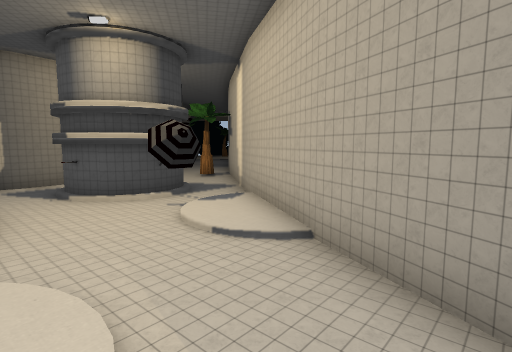
view 1 (above)

16 first-person views from a walk through a Unity game level. The camera is 1.3 m above the floor, tilts 6° down and sees 80° across. The floor is counted in squares, 1 m on a side. Each view is taken from the middle of a square. On the plan, view 1 faces up. The plan holds only what a view shows up to about 14 squares ahead; the rest is blank. The place goes on beyond the plan. The player is left out. Some animated figures are not drawn. Some surface patterns are stand-ins.

view 2
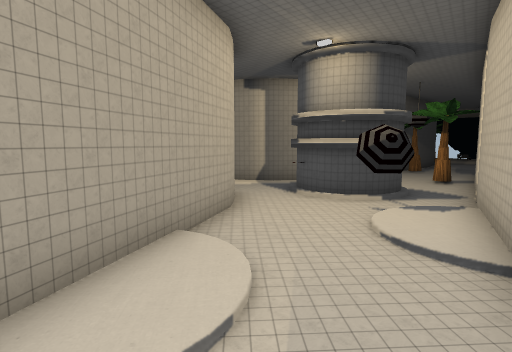

view 3
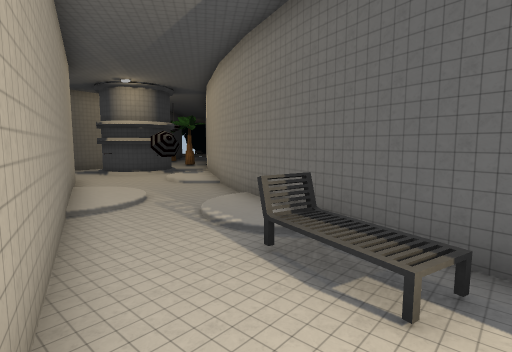

view 4
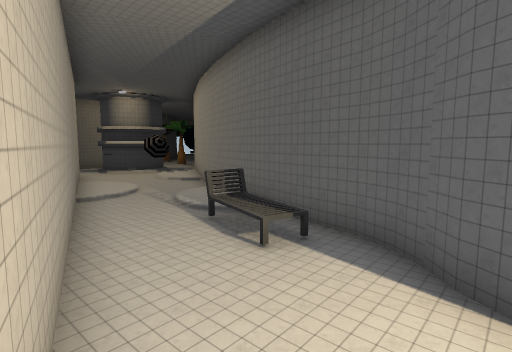

view 5
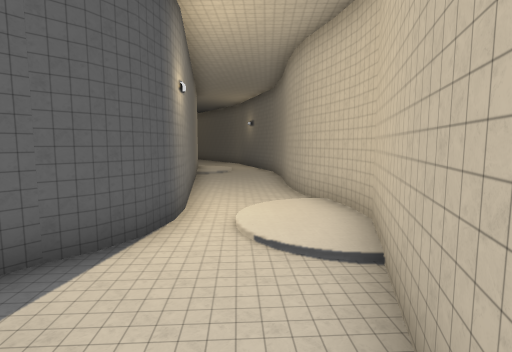

view 6
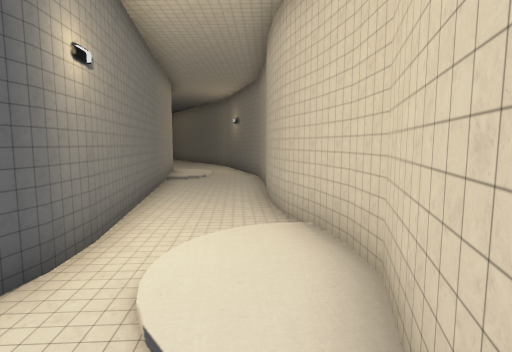

view 7
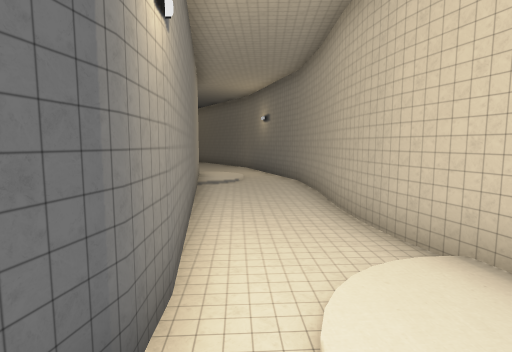

view 8
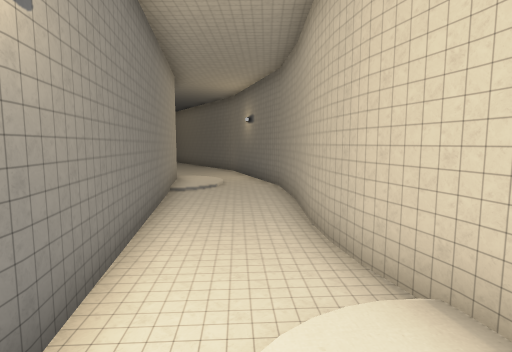

view 9
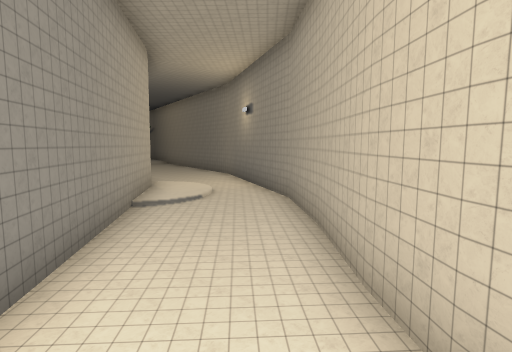

view 10
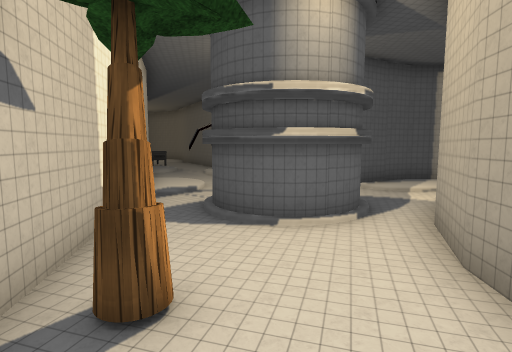

view 11
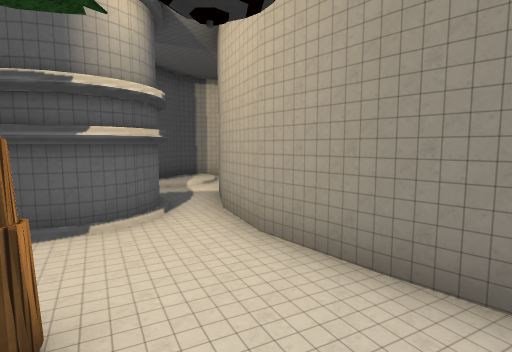

view 12
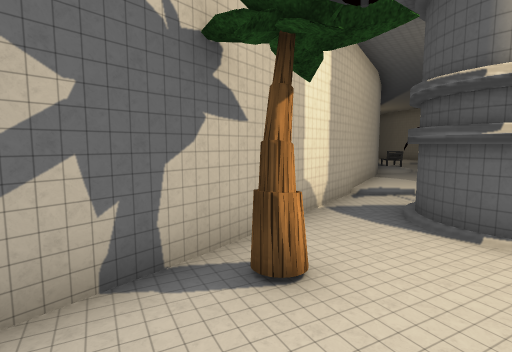

view 13
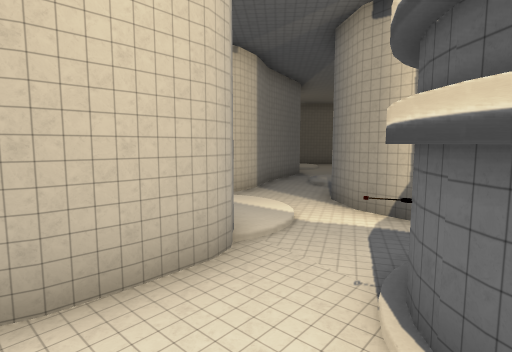

view 14
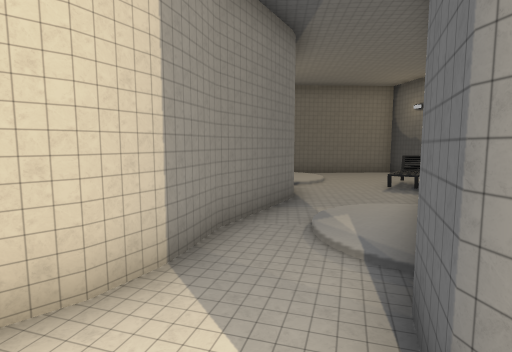

view 15
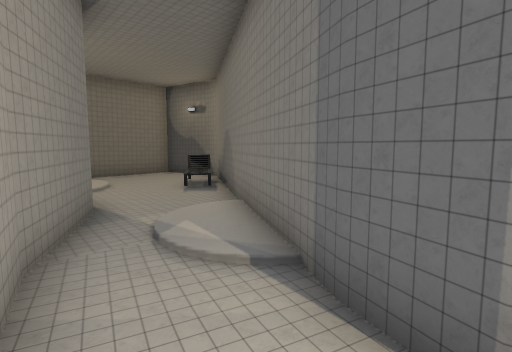

view 16
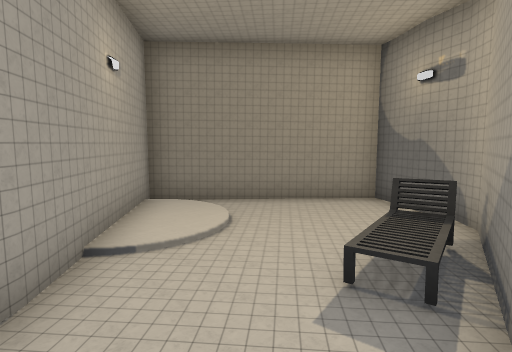

### Floor plan
Points are (right, up) in squares from view 1. A wall is a line through its corners. A room is listed if a view was taken in it or the views show most of it. See-through windows are left out.
Room 1 (views 1, 2, 3, 4, 5, 6, 7, 8, 9, 13, 14, 15)
walls: (2.6, -0.8) (0.8, 4.1) (-0.2, 7.9); (3.9, -2.6) (2.8, -0.6); (4.6, -3.5) (3.9, -2.5); (4.9, -4.1) (4.5, -3.3); (4.9, -4.7) (4.8, -4); (4.9, -5.2) (4.9, -4.6); (5.5, -6.5) (5.1, -5.9) (4.9, -5.1); (2.9, -8.7) (3.6, -9.4); (3.6, -9.3) (5.6, -10.3) (6.4, -10.9); (6.2, -10.8) (8.9, -13.1); (-0.5, 7.8) (-0.8, 10.5); (-2.5, 7.2) (-3, 6.9); (-2.5, 7.5) (-2.8, 7.2); (-0.3, 8.4) (-0.7, 10.6); (-6, 5.8) (-5.2, 5.4) (-4.2, 4.4) (3.1, -8.7); (-2.4, 9.5) (-2.2, 9); (8.7, -13.1) (10.7, -14.8); (-9.9, 5.1) (-9.1, 4.7) (-8.2, 4.6) (-7.2, 5.1) (-6.2, 5.7) (-5.7, 5.7); (-5.9, 10.2) (-6.8, 8.8) (-8, 8) (-9.1, 7.8) (-10.3, 8.2); (-10.5, 5.7) (-10, 5.1); (10.6, -14.8) (14, -16.4); (-11.3, 5.9) (-10.4, 5.4); (14.2, -13) (6.3, -7.3)
low walls: (-2.3, 7.8) (-2.6, 7.4)
ways out: opening at (-1, 10) to room 2; opening at (-10, 7) to room 3
objects: other object (-4, 7); other object (-2, 7); other object (2, -2); other object (6, -7)
Room 2 (views 10, 11, 12)
walls: (-5.2, 12) (-5.9, 10.1); (-4.9, 14.9) (-5.1, 11.9); (-3.1, 10.2) (-2.6, 9.9); (-2.9, 10.2) (-2.3, 9.6) (-2, 9.1); (-3.4, 10.2) (-2.6, 10); (-3.7, 10.2) (-2.7, 10.2) (-2.2, 9.4); (-3.4, 10.1) (-2.7, 9.9) (-2.3, 9.3); (-3.7, 10.1) (-3, 10); (-2.9, 9.9) (-2.4, 9.5); (-0.7, 10.6) (-1.1, 13); (-0.8, 10.5) (-1.3, 14.9); (-4.9, 9.7) (-4.5, 10); (-4.8, 9.6) (-4.4, 9.9); (-4.9, 9.3) (-4.6, 9.7); (-5.1, 9.4) (-4.8, 9.8)
ways out: opening at (-1, 10) to room 1
objects: palm tree (-2, 13)
Room 3 (view 16)
walls: (-15.2, 7.9) (-14.3, 7.3); (-18.6, 13.2) (-19, 13.5); (-14.3, 7.6) (-12.5, 6.6); (-18.8, 13.6) (-19.5, 13.7) (-20.4, 13.4); (-20.3, 13.4) (-21.5, 13.3); (-21.3, 13.3) (-21.9, 13.1) (-21.6, 7.3) (-16.5, 8); (-12.6, 6.4) (-11.1, 6); (-10.2, 8.2) (-17.5, 12.6)
ways out: opening at (-10, 7) to room 1
objects: other object (-18, 13)

Positions as (right, up) in squares from view 1, and headings:
1: (0, 0), facing up
2: (1, 0), facing up-left
3: (2, -6), facing up
4: (3, -8), facing up
5: (1, -4), facing down-right
6: (2, -6), facing down-right
7: (4, -6), facing down-right
8: (4, -7), facing down-right
9: (6, -9), facing down-right
10: (-3, 15), facing down
11: (-2, 15), facing down-left
12: (-4, 15), facing down-right
13: (-2, 6), facing left
14: (-8, 7), facing left
15: (-9, 6), facing up-left
16: (-14, 10), facing left
